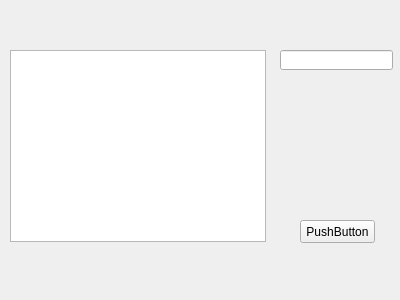
<?xml version="1.0" encoding="UTF-8"?>
<ui version="4.0">
 <class>FlyPanel</class>
 <widget class="QWidget" name="FlyPanel">
  <property name="geometry">
   <rect>
    <x>0</x>
    <y>0</y>
    <width>400</width>
    <height>300</height>
   </rect>
  </property>
  <property name="windowTitle">
   <string>Form</string>
  </property>
  <widget class="QGraphicsView" name="graphicsView">
   <property name="geometry">
    <rect>
     <x>10</x>
     <y>50</y>
     <width>256</width>
     <height>192</height>
    </rect>
   </property>
  </widget>
  <widget class="QPushButton" name="pushButton">
   <property name="geometry">
    <rect>
     <x>300</x>
     <y>220</y>
     <width>75</width>
     <height>23</height>
    </rect>
   </property>
   <property name="text">
    <string>PushButton</string>
   </property>
  </widget>
  <widget class="QLineEdit" name="lineEdit">
   <property name="geometry">
    <rect>
     <x>280</x>
     <y>50</y>
     <width>113</width>
     <height>20</height>
    </rect>
   </property>
  </widget>
 </widget>
 <resources/>
 <connections/>
</ui>
